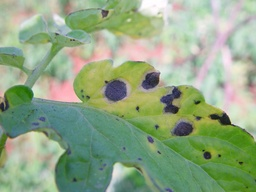
#> input picture ai/disease/external_train/Tomato___Early_blight/1058_0.jpeg_itok=OQkdtxgv.jpg, 256 x 192 px, shrunk from 800 x 600 before the run
$ python -i test_leaf_mask_v2_batch.py   (imports and definitions only)
#> lines starting #> are read from the running program, lines starting #| are printed output that depends on the picture; after the words box and inside, x2 and y2 are one past the last pixel; in counts of white or black regions, pixels touching at a corner belong together
#> further down, picture is the input picture: shape (192, 256, 3); mean B, G, R 133, 166.8, 145.3
from pathlib import Path
import cv2
import numpy as np


# ============================================================
# PATHS
# ============================================================

PROJECT_ROOT = Path(__file__).resolve().parents[3]

ORIGINAL_DIR = (
    PROJECT_ROOT
    / "PlantVillage-Dataset"
    / "raw"
    / "color"
    / "Tomato___Early_blight"
)

OUTPUT_DIR = (
    PROJECT_ROOT
    / "ai"
    / "severity"
    / "results"
    / "leaf_mask_test_v2_batch"
)

# [4 lines not run here, left out]


# ============================================================
# TEST IMAGES
# ============================================================

TEST_IDS = [
    "7637",
    "8328",
    "9419",
    "7617",
]


# ============================================================
# LEAF SEGMENTATION
# ============================================================

def create_leaf_mask(image):

    h, w = image.shape[:2]
#> h = 192; w = 256

    mask = np.zeros(
        (h, w),
        np.uint8
    )

    # Start with everything as background.
    mask[:] = cv2.GC_BGD

    # Conservative probable foreground.
    mx = int(w * 0.08)
#> mx = 20
    my = int(h * 0.08)
#> my = 15

    rect = (
        mx,
        my,
        w - 2 * mx,
        h - 2 * my
    )
#> rect = (20, 15, 216, 162)

    mask[
        my:h-my,
        mx:w-mx
    ] = cv2.GC_PR_FGD

    bgd_model = np.zeros(
        (1, 65),
        np.float64
    )

    fgd_model = np.zeros(
        (1, 65),
        np.float64
    )

    cv2.grabCut(
        image,
        mask,
        rect,
        bgd_model,
        fgd_model,
        8,
        cv2.GC_INIT_WITH_RECT
    )

    leaf_mask = np.where(
        (
            (mask == cv2.GC_FGD)
            |
            (mask == cv2.GC_PR_FGD)
        ),
        255,
        0
    ).astype(np.uint8)

    # Morphological cleanup.
    kernel = cv2.getStructuringElement(
        cv2.MORPH_ELLIPSE,
        (7, 7)
    )

    leaf_mask = cv2.morphologyEx(
        leaf_mask,
        cv2.MORPH_CLOSE,
        kernel,
        iterations=2
    )

    leaf_mask = cv2.morphologyEx(
        leaf_mask,
        cv2.MORPH_OPEN,
        kernel,
        iterations=1
    )

    # Keep largest connected component.
    n, labels, stats, _ = (
        cv2.connectedComponentsWithStats(
            leaf_mask,
            connectivity=8
        )
    )

    if n > 1:

        largest = (
            1
            + np.argmax(
                stats[1:, cv2.CC_STAT_AREA]
            )
        )

        leaf_mask = np.where(
            labels == largest,
            255,
            0
        ).astype(np.uint8)

    return leaf_mask


# ============================================================
# PROCESS
# ============================================================

# [162 lines not run here, left out]

>>> import cv2
>>> picture = cv2.imread('../../disease/external_train/Tomato___Early_blight/1058_0.jpeg_itok=OQkdtxgv.jpg')
>>> result = create_leaf_mask(picture)
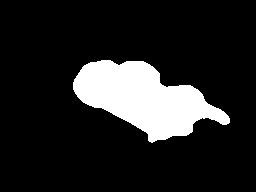
#> result: shape (192, 256); 14.3% white; 1 white region, box (x1, y1, x2, y2) and area: (73, 60, 230, 143) 7032

$ run again, on ai/disease/external_train/Tomato___Early_blight/FS547-2-big.jpg
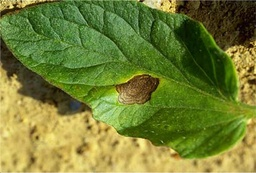
#> input picture ai/disease/external_train/Tomato___Early_blight/FS547-2-big.jpg, 256 x 173 px, shrunk from 640 x 433 before the run
#> picture is the input picture: shape (173, 256, 3); mean B, G, R 51.9, 126.8, 115.2
#> `result = create_leaf_mask(picture)`:
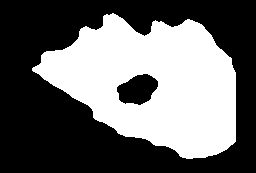
#> result: shape (173, 256); 41.2% white; 1 white region, box (x1, y1, x2, y2) and area: (32, 13, 236, 159) 18263
